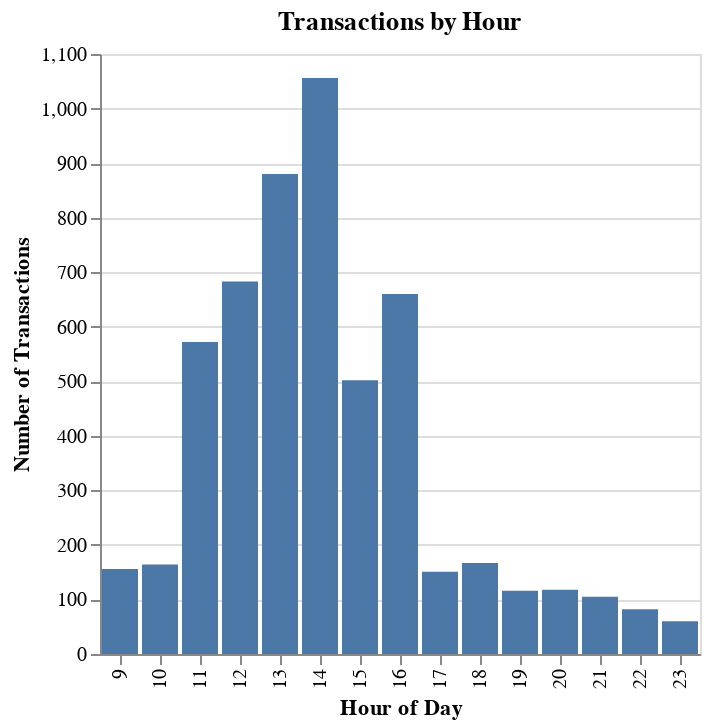

The code cell stored with this chart in its notebook:
### Markdown cell above
### Transactions By Hour

### Code cell
# Extract hour from datetime
data['hour'] = pd.to_datetime(data['at']).dt.hour

# Group by hour and count transactions
transactions_by_hour = data.groupby(
    'hour').size().reset_index(name='transactions')

# Create bar chart
chart = alt.Chart(transactions_by_hour).mark_bar().encode(
    x=alt.X('hour:O', title='Hour of Day'),
    y=alt.Y('transactions', title='Number of Transactions')
).properties(
    title='Transactions by Hour'
)

chart.display()

### Figure 1 — Vega-Lite specification as saved in the notebook (floating-point values rounded to 4 significant figures)
{"config": {"view": {"continuousWidth": 300, "continuousHeight": 300}}, "data": {"name": "data-ac9df6801bf28db256685da604f9beea"}, "mark": {"type": "bar"}, "encoding": {"x": {"field": "hour", "title": "Hour of Day", "type": "ordinal"}, "y": {"field": "transactions", "title": "Number of Transactions", "type": "quantitative"}}, "title": "Transactions by Hour", "$schema": "https://vega.github.io/schema/vega-lite/v6.1.0.json", "datasets": {"data-ac9df6801bf28db256685da604f9beea": [{"hour": 9, "transactions": 156}, {"hour": 10, "transactions": 164}, {"hour": 11, "transactions": 572}, {"hour": 12, "transactions": 683}, {"hour": 13, "transactions": 880}, {"hour": 14, "transactions": 1056}, {"hour": 15, "transactions": 502}, {"hour": 16, "transactions": 660}, {"hour": 17, "transactions": 151}, {"hour": 18, "transactions": 167}, {"hour": 19, "transactions": 116}, {"hour": 20, "transactions": 118}, {"hour": 21, "transactions": 105}, {"hour": 22, "transactions": 82}, {"hour": 23, "transactions": 60}]}}
